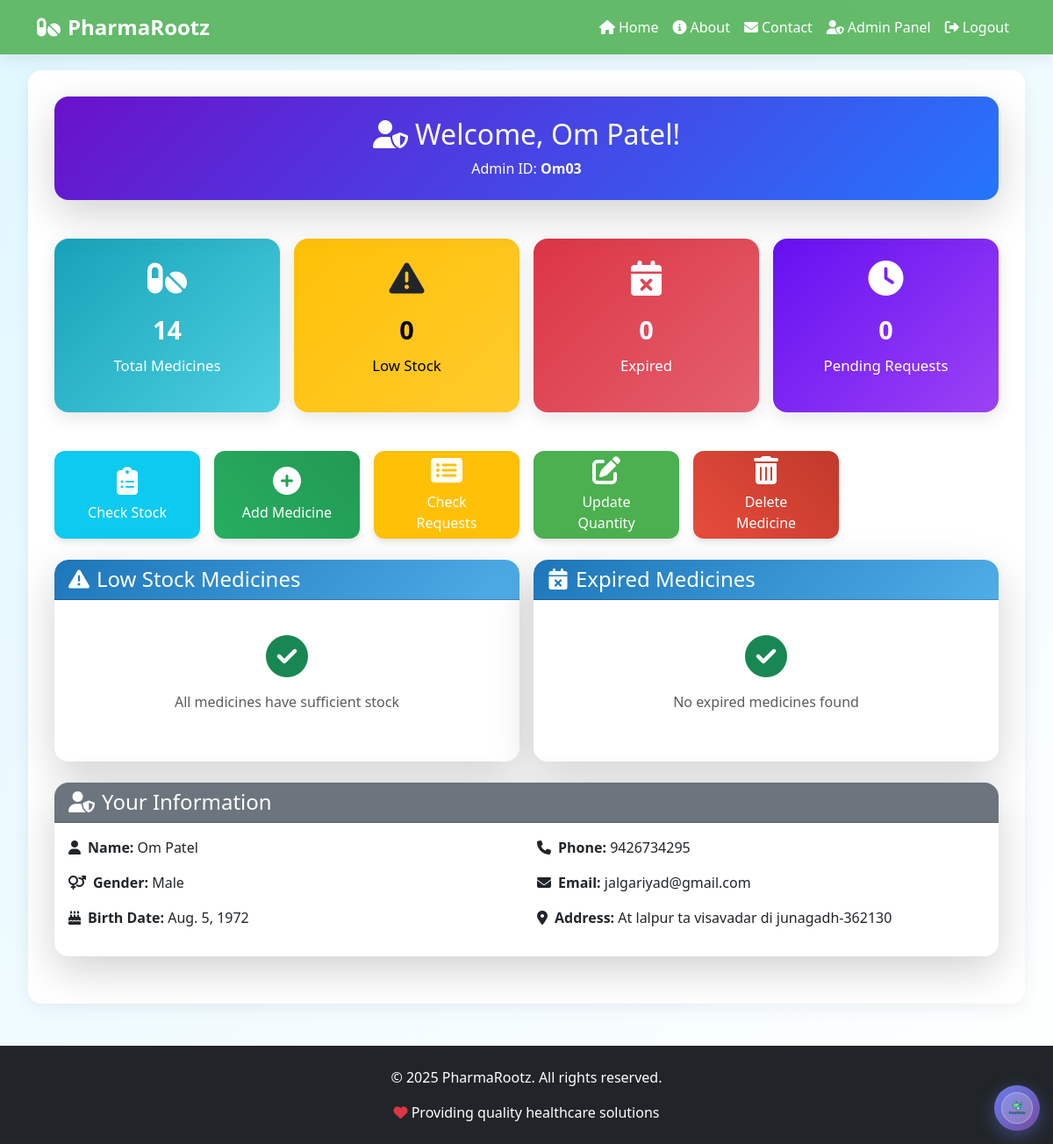
The page /store-admin/dashboard/ (signed in) on the database its author committed.
### pharmacy_app/models.py (models this page shows, shortened)
class Admin(models.Model):
    GENDER_CHOICES = [
        ('M', 'Male'),
        ('F', 'Female'),
        ('O', 'Other'),
    ]
    admin_id = models.CharField(max_length=20, unique=True, primary_key=True)
    user = models.OneToOneField(User, on_delete=models.CASCADE, null=True, blank=True)
    a_fname = models.CharField(max_length=50)
    a_lname = models.CharField(max_length=50)
    a_gender = models.CharField(max_length=1, choices=GENDER_CHOICES)
    a_birthdate = models.DateField()
    a_phone_no = models.CharField(max_length=15)
    a_email = models.EmailField(unique=True)
    admin_pass = models.CharField(max_length=128)
    a_address = models.TextField()
    created_at = models.DateTimeField(auto_now_add=True)

### pharmacy_app/views.py (the view)
# urls.py: path('store-admin/dashboard/', views.admin_dashboard, name='admin_dashboard'),
@login_required
def admin_dashboard(request):
    if 'admin_id' not in request.session or request.session.get('user_type') != 'admin':
        messages.error(request, 'Please login as admin to access this page.')
        return redirect('admin_login')
    admin = get_object_or_404(Admin, admin_id=request.session['admin_id'])
    total_medicines = Medicine.objects.count()
    low_stock_medicines = Medicine.objects.filter(m_quantity__lt=10)
    expired_medicines = Medicine.objects.filter(m_edate__lt=date.today())
    pending_requests = RequestList.objects.filter(status='Pending').count()
    recent_pending_requests = RequestList.objects.filter(status='Pending').order_by('-request_date')
    context = {
        'admin': admin,
        'total_medicines': total_medicines,
        'low_stock_medicines': low_stock_medicines,
        'expired_medicines': expired_medicines,
        'pending_requests': pending_requests,
        'recent_pending_requests': recent_pending_requests,
        'user_type': request.session.get('user_type'),
    }
    return render(request, 'pharmacy_app/admin_dashboard.html', context)

### pharmacy_app/views.py (called while the page is built)
def login_required(view_func):
    @wraps(view_func)
    def wrapper(request, *args, **kwargs):
        if 'customer_id' in request.session or 'admin_id' in request.session:
            return view_func(request, *args, **kwargs)
        else:
            messages.error(request, 'Please login to access this page.')
            return redirect('home')
    return wrapper

### templates/pharmacy_app/admin_dashboard.html (shortened to what this page needs)
{% extends 'base.html' %}
{% block content %}
<div class="row mb-4">
    <div class="col-12">
        <div class="card text-center py-4 shadow-lg rounded-4" style="background: linear-gradient(135deg, #6a11cb, #2575fc); color: #fff;">
            <h2><i class="fas fa-user-shield me-2"></i>Welcome, {{ admin.a_fname }} {{ admin.a_lname }}!</h2>
            <p class="mb-0">Admin ID: <strong>{{ admin.admin_id }}</strong></p>
        </div>
    </div>
</div>
<div class="row mb-4 g-3">
    <div class="col-md-3">
        <div class="stats-card" style="background: linear-gradient(135deg, #17a2b8, #4dd0e1);">
            <i class="fas fa-pills"></i>
            <h3>{{ total_medicines }}</h3>
            <p>Total Medicines</p>
        </div>
    </div>
    <div class="col-md-3">
        <div class="stats-card" style="background: linear-gradient(135deg, #ffc107, #ffca2c); color: #000;">
            <i class="fas fa-exclamation-triangle text-dark"></i>
            <h3>{{ low_stock_medicines.count }}</h3>
            <p>Low Stock</p>
        </div>
    </div>
    <div class="col-md-3">
        <div class="stats-card" style="background: linear-gradient(135deg, #dc3545, #e4606d);">
            <i class="fas fa-calendar-times"></i>
            <h3>{{ expired_medicines.count }}</h3>
            <p>Expired</p>
        </div>
    </div>
    <div class="col-md-3">
        <div class="stats-card" style="background: linear-gradient(135deg, #6610f2, #9b42f5);">
            <i class="fas fa-clock"></i>
            <h3>{{ pending_requests }}</h3>
            <p>Pending Requests</p>
        </div>
    </div>
</div>
<div class="row mb-4 g-3">
    <div class="col-md-2 col-6">
        <a href="{% url 'stock_check' %}" class="btn btn-info btn-quick">
            <i class="fas fa-clipboard-list"></i>
            Check Stock
        </a>
    </div>
    <div class="col-md-2 col-6">
        <a href="{% url 'add_medicine' %}" class="btn btn-success btn-quick">
            <i class="fas fa-plus-circle"></i>
            Add Medicine
        </a>
    </div>
    <div class="col-md-2 col-6">
        <a href="{% url 'check_requests' %}" class="btn btn-warning btn-quick">
            <i class="fas fa-list-alt"></i>
            Check Requests
        </a>
    </div>
    <div class="col-md-2 col-6">
        <a href="{% url 'update_quantity' %}" class="btn btn-primary btn-quick">
            <i class="fas fa-edit"></i>
            Update Quantity
        </a>
    </div>
    <div class="col-md-2 col-6">
        <a href="{% url 'remove_medicine' %}" class="btn btn-danger btn-quick">
            <i class="fas fa-trash-alt"></i>
            Delete Medicine
        </a>
    </div>
</div>
<div class="row mb-4 g-3">
    <div class="col-md-6">
        <div class="card shadow-lg rounded-4 h-100">
            <div class="card-header card-header-gradient">
                <h4 class="mb-0"><i class="fas fa-exclamation-triangle me-2"></i>Low Stock Medicines</h4>
            </div>
            <div class="card-body">
                {% if low_stock_medicines %}
                    <div class="table-responsive">
                        <table class="table table-hover mb-0">
                            <thead>
                                <tr>
                                    <th>Medicine</th>
                                    <th>Quantity</th>
                                    <th>Action</th>
                                </tr>
                            </thead>
                            <tbody>
                                {% for medicine in low_stock_medicines %}
                                <tr>
                                    <td><i class="fas fa-pills me-2 text-warning"></i><strong>{{ medicine.m_name }}</strong></td>
                                    <td><span class="badge bg-warning text-dark">{{ medicine.m_quantity }}</span></td>
                                    <td>
                                        <a href="{% url 'update_quantity' %}?medicine_id={{ medicine.medicine_id }}"
                                           class="btn btn-sm btn-outline-primary">
                                            <i class="fas fa-edit me-1"></i>Restock
                                        </a>
                                    </td>
                                </tr>
                                {% endfor %}
                            </tbody>
                        </table>
                    </div>
                {% else %}
                    <div class="text-center py-4">
                        <i class="fas fa-check-circle fa-3x text-success mb-3"></i>
                        <p class="text-muted">All medicines have sufficient stock</p>
                    </div>
                {% endif %}
            </div>
        </div>
    </div>
    <div class="col-md-6">
        <div class="card shadow-lg rounded-4 h-100">
            <div class="card-header card-header-gradient">
                <h4 class="mb-0"><i class="fas fa-calendar-times me-2"></i>Expired Medicines</h4>
            </div>
            <div class="card-body">
                {% if expired_medicines %}
                    <div class="table-responsive">
                        <table class="table table-hover mb-0">
                            <thead>
                                <tr>
                                    <th>Medicine</th>
                                    <th>Expiry Date</th>
                                    <th>Action</th>
                                </tr>
                            </thead>
                            <tbody>
                                {% for medicine in expired_medicines %}
                                <tr>
                                    <td><i class="fas fa-pills me-2 text-danger"></i><strong>{{ medicine.m_name }}</strong></td>
                                    <td><span class="badge bg-danger">{{ medicine.m_edate|date:"M d, Y" }}</span></td>
                                    <td>
                                        <a href="{% url 'remove_medicine' %}?medicine_id={{ medicine.medicine_id }}"
                                           class="btn btn-sm btn-outline-danger">
                                            <i class="fas fa-trash-alt me-1"></i>Remove
                                        </a>
                                    </td>
                                </tr>
                                {% endfor %}
                            </tbody>
                        </table>
                    </div>
                {% else %}
                    <div class="text-center py-4">
                        <i class="fas fa-check-circle fa-3x text-success mb-3"></i>
                        <p class="text-muted">No expired medicines found</p>
                    </div>
                {% endif %}
            </div>
        </div>
    </div>
</div>
<div class="row mb-4">
    <div class="col-12">
        <div class="card shadow-lg rounded-4">
            <div class="card-header bg-secondary text-white">
                <h4 class="mb-0"><i class="fas fa-user-shield me-2"></i>Your Information</h4>
            </div>
            <div class="card-body">
                <div class="row">
                    <div class="col-md-6">
                        <p><strong><i class="fas fa-user me-2"></i>Name:</strong> {{ admin.a_fname }} {{ admin.a_lname }}</p>
                        <p><strong><i class="fas fa-venus-mars me-2"></i>Gender:</strong> {{ admin.get_a_gender_display }}</p>
                        <p><strong><i class="fas fa-birthday-cake me-2"></i>Birth Date:</strong> {{ admin.a_birthdate }}</p>
                    </div>
                    <div class="col-md-6">
                        <p><strong><i class="fas fa-phone me-2"></i>Phone:</strong> {{ admin.a_phone_no }}</p>
                        <p><strong><i class="fas fa-envelope me-2"></i>Email:</strong> {{ admin.a_email }}</p>
                        <p><strong><i class="fas fa-map-marker-alt me-2"></i>Address:</strong> {{ admin.a_address }}</p>
                    </div>
                </div>
            </div>
        </div>
    </div>
</div>
{% endblock %}

### templates/base.html (style rules this page uses)
:root { --primary-color: #4CAF50; --secondary-color: #5BC0DE; --accent-color: #FF6B6B; --success-color: #27ae60; --warning-color: #f39c12; --light-bg: #f8f9fa; }
body { font-family: 'Poppins', 'Segoe UI', Tahoma, Geneva, Verdana, sans-serif; background: var(--light-bg); min-height: 100vh; }
.card { border: none; border-radius: 15px; box-shadow: 0 8px 20px rgba(0, 0, 0, 0.06); transition: all 0.3s ease; overflow: hidden; }
.btn { border-radius: 25px; padding: 10px 25px; font-weight: 600; transition: all 0.3s ease; border: none; }
.btn-primary { background: var(--primary-color); }
.btn-success { background: linear-gradient(45deg, #27ae60, #229954); }
.btn-danger { background: linear-gradient(45deg, #e74c3c, #c0392b); }
.stats-card { background: var(--secondary-color); color: white; border-radius: 15px; padding: 30px; text-align: center; margin: 20px 0; transition: all 0.3s ease; }
.stats-card i { font-size: 3rem; margin-bottom: 20px; }
.stats-card h3 { font-size: 2.5rem; font-weight: bold; margin-bottom: 10px; }

### templates/pharmacy_app/admin_dashboard.html (style rules this page uses)
body { background: linear-gradient(135deg, #e0f7ff, #ffffff); min-height: 100vh; }
.stats-card { border-radius: 16px; padding: 25px; text-align: center; box-shadow: 0 6px 20px rgba(0,0,0,0.1); transition: transform 0.3s, box-shadow 0.3s; color: #fff; }
.stats-card i { font-size: 2.5rem; margin-bottom: 12px; }
.stats-card h3 { font-size: 1.8rem; margin: 10px 0; font-weight: 600; }
.stats-card p { font-size: 1.05rem; font-weight: 500; }
.btn-quick { height: 100px; display: flex; flex-direction: column; align-items: center; justify-content: center; border-radius: 12px; color: white; transition: all 0.3s; box-shadow: 0 4px 6px rgba(0,0,0,0.1); font-weight: 500; }
.btn-quick i { font-size: 2rem; margin-bottom: 8px; }
.rounded-4 { border-radius: 16px !important; }
.card-header-gradient { background: linear-gradient(135deg, #1d76b9, #50ade7); color: white; border-radius: 16px 16px 0 0 !important; }

### rows shown on the page
Admin: a_fname "Om", a_lname "Patel", admin_id "Om03", a_gender "Male", a_birthdate "Aug. 5, 1972", a_phone_no "9426734295", a_email "jalgariyad@gmail.com", a_address "At lalpur ta visavadar di junagadh-362130"

### other values the page prints
{{ total_medicines }} "14"
{{ low_stock_medicines.count }} "0"
{{ expired_medicines.count }} "0"
{{ pending_requests }} "0"
